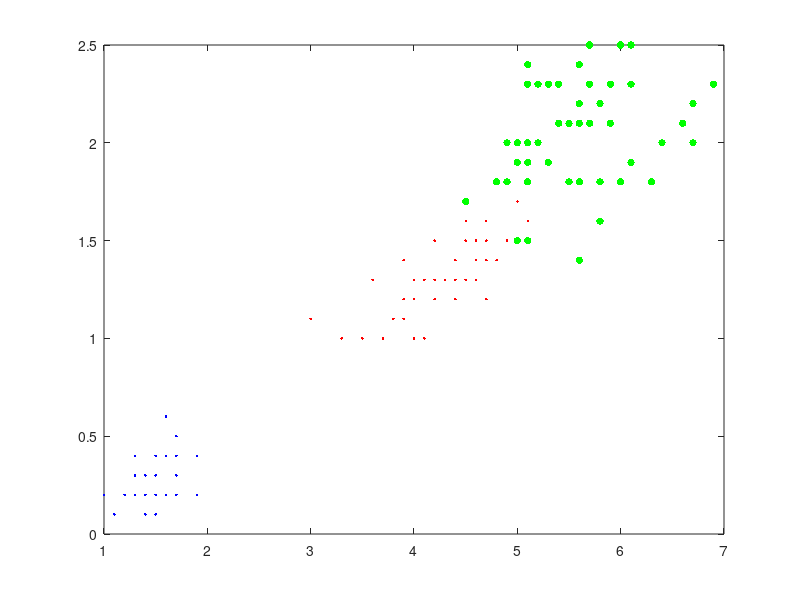

This chart was generated by the following MATLAB code:
%%% 1. Load in the data
close all;
clearvars;
load fisheriris;

%%% 2. Get only the last two features, but we want all of the data
X = meas(1:150,3:4);

%%% 3. Show data first
figure;
plot(X(1:50,1), X(1:50,2), 'b.', X(51:100,1), X(51:100,2), 'r.',...
    X(101:150,1), X(101:150,2), 'g.', 'MarkerSize', 16);

%%% 4. Train SVMs
svms = cell(1,3); % Stores SVM model for detecting each class
% Cell arrays are flexible arrays where each element can store ANYTHING

% Train first SVM
y1 = false(150,1);
y1(1:50) = true;
svms{1} = fitcsvm(X, y1, 'ClassNames', [false true]);

% Train second SVM
y2 = false(150,1);
y2(51:100) = true;
svms{2} = fitcsvm(X, y2, 'ClassNames', [false true]);

% Train third SVM
y3 = false(150,1);
y3(101:150) = true;
svms{3} = fitcsvm(X, y3, 'ClassNames', [false true]);

%%% 5. Use one-vs-all to predict new instances
newX = [1.7 2; 4.5 1.2; 6 2];

% For each SVM, calculate the matching score for each set of new examples
scores = zeros(size(newX,1), 3);

for ii = 1 : 3
    % This version of predict has a second output argument where
    % it provides a two column matrix of matching scores
    % The first column is the score for the negative class
    % The second column is the score for the positive class
    [~,score] = predict(svms{ii}, newX);

    % Place positive class scores in the right column
    scores(:,ii) = score(:,2);
end

%%% 6. Find the labels
[~,labels] = max(scores,[],2);
